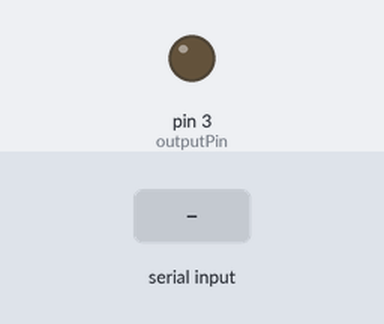
Recording of a sketch running on a simulated Arduino Uno, built with avr-gcc and run on an emulated ATmega328P. On the bench: output pins drawn as LEDs (lit = HIGH). Inputs (shaded band) come from the test bench. What the sketch prints to the serial monitor is not drawn.

Above: at 1.2 s.
1.3 s: "90,45\n" received over Serial
At 1.8 s:
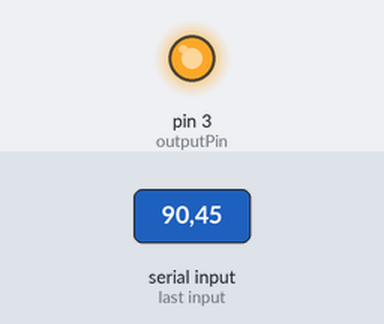
3.8 s: "30,150\n" received over Serial
At 5.7 s:
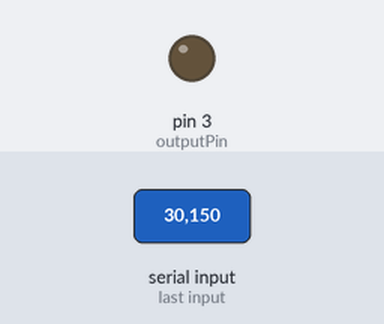
Timing chart, 0 to 7.2 s (numbered marks = the images above; inputs shaded):
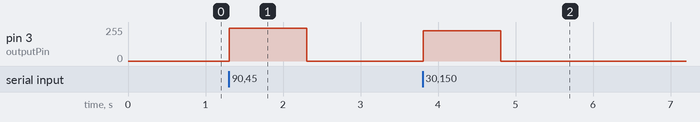

The sketch:

05_08_analog_output.ino
```cpp
const int outputPin = 3;

void setup() {
  pinMode(outputPin, OUTPUT);
  Serial.begin(9600);
  Serial.println("Enter Volts 0 to 5");
}

void loop() {
  if (Serial.available() > 0) {
    float volts = Serial.parseFloat();
    int pwmValue = volts * 255.0 / 5.0;
    analogWrite(outputPin, pwmValue);
  }
}
```

Measured:
- after the input at 1.3 s, pin 3 (outputPin): 0/255 → 247/255 at once, → 0/255 1.0 s later
- after the input at 3.8 s, pin 3 (outputPin): 0/255 → 226/255 at once, → 0/255 1.0 s later
